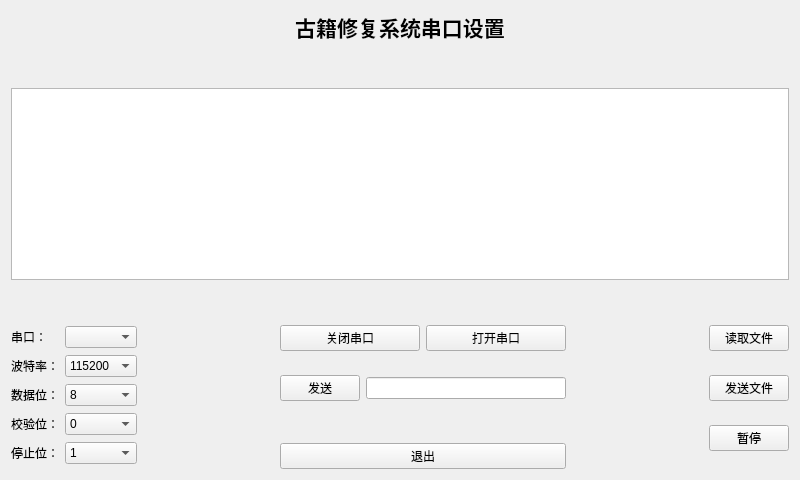
<?xml version="1.0" encoding="UTF-8"?>
<ui version="4.0">
 <class>setSerial</class>
 <widget class="QWidget" name="setSerial">
  <property name="geometry">
   <rect>
    <x>0</x>
    <y>0</y>
    <width>800</width>
    <height>480</height>
   </rect>
  </property>
  <property name="windowTitle">
   <string>Form</string>
  </property>
  <layout class="QGridLayout" name="gridLayout_2">
   <item row="0" column="0">
    <widget class="QLabel" name="label_6">
     <property name="font">
      <font>
       <pointsize>16</pointsize>
       <weight>75</weight>
       <bold>true</bold>
      </font>
     </property>
     <property name="text">
      <string>古籍修复系统串口设置</string>
     </property>
     <property name="alignment">
      <set>Qt::AlignCenter</set>
     </property>
    </widget>
   </item>
   <item row="1" column="0">
    <spacer name="verticalSpacer_9">
     <property name="orientation">
      <enum>Qt::Vertical</enum>
     </property>
     <property name="sizeHint" stdset="0">
      <size>
       <width>773</width>
       <height>14</height>
      </size>
     </property>
    </spacer>
   </item>
   <item row="2" column="0">
    <widget class="QTextEdit" name="recvEdit">
     <property name="readOnly">
      <bool>true</bool>
     </property>
    </widget>
   </item>
   <item row="3" column="0">
    <spacer name="verticalSpacer_7">
     <property name="orientation">
      <enum>Qt::Vertical</enum>
     </property>
     <property name="sizeHint" stdset="0">
      <size>
       <width>773</width>
       <height>14</height>
      </size>
     </property>
    </spacer>
   </item>
   <item row="4" column="0">
    <layout class="QHBoxLayout" name="horizontalLayout_3">
     <item>
      <layout class="QGridLayout" name="gridLayout">
       <item row="4" column="1">
        <widget class="QComboBox" name="checkCb">
         <item>
          <property name="text">
           <string>0</string>
          </property>
         </item>
         <item>
          <property name="text">
           <string>1</string>
          </property>
         </item>
        </widget>
       </item>
       <item row="0" column="1">
        <widget class="QComboBox" name="serialCb"/>
       </item>
       <item row="2" column="0">
        <widget class="QLabel" name="label_2">
         <property name="text">
          <string>波特率：</string>
         </property>
        </widget>
       </item>
       <item row="2" column="1">
        <widget class="QComboBox" name="baundCb">
         <property name="currentIndex">
          <number>2</number>
         </property>
         <item>
          <property name="text">
           <string>4800</string>
          </property>
         </item>
         <item>
          <property name="text">
           <string>9600</string>
          </property>
         </item>
         <item>
          <property name="text">
           <string>115200</string>
          </property>
         </item>
        </widget>
       </item>
       <item row="5" column="0">
        <widget class="QLabel" name="label_4">
         <property name="text">
          <string>停止位：</string>
         </property>
        </widget>
       </item>
       <item row="5" column="1">
        <widget class="QComboBox" name="stopCb">
         <property name="currentIndex">
          <number>1</number>
         </property>
         <item>
          <property name="text">
           <string>0</string>
          </property>
         </item>
         <item>
          <property name="text">
           <string>1</string>
          </property>
         </item>
        </widget>
       </item>
       <item row="4" column="0">
        <widget class="QLabel" name="label_3">
         <property name="text">
          <string>校验位：</string>
         </property>
        </widget>
       </item>
       <item row="3" column="1">
        <widget class="QComboBox" name="dataCb">
         <property name="currentIndex">
          <number>2</number>
         </property>
         <item>
          <property name="text">
           <string>6</string>
          </property>
         </item>
         <item>
          <property name="text">
           <string>7</string>
          </property>
         </item>
         <item>
          <property name="text">
           <string>8</string>
          </property>
         </item>
        </widget>
       </item>
       <item row="3" column="0">
        <widget class="QLabel" name="label_5">
         <property name="text">
          <string>数据位：</string>
         </property>
        </widget>
       </item>
       <item row="0" column="0">
        <widget class="QLabel" name="label">
         <property name="text">
          <string>串口：</string>
         </property>
        </widget>
       </item>
      </layout>
     </item>
     <item>
      <spacer name="horizontalSpacer">
       <property name="orientation">
        <enum>Qt::Horizontal</enum>
       </property>
       <property name="sizeHint" stdset="0">
        <size>
         <width>13</width>
         <height>20</height>
        </size>
       </property>
      </spacer>
     </item>
     <item>
      <layout class="QVBoxLayout" name="verticalLayout_4">
       <item>
        <layout class="QVBoxLayout" name="verticalLayout_3">
         <item>
          <layout class="QHBoxLayout" name="horizontalLayout_2">
           <item>
            <widget class="QPushButton" name="close_Bt">
             <property name="text">
              <string>关闭串口</string>
             </property>
            </widget>
           </item>
           <item>
            <widget class="QPushButton" name="openBt">
             <property name="text">
              <string>打开串口</string>
             </property>
            </widget>
           </item>
          </layout>
         </item>
         <item>
          <spacer name="verticalSpacer_3">
           <property name="orientation">
            <enum>Qt::Vertical</enum>
           </property>
           <property name="sizeHint" stdset="0">
            <size>
             <width>20</width>
             <height>18</height>
            </size>
           </property>
          </spacer>
         </item>
         <item>
          <layout class="QVBoxLayout" name="verticalLayout_2">
           <item>
            <layout class="QHBoxLayout" name="horizontalLayout">
             <item>
              <widget class="QPushButton" name="sendSym_Bt">
               <property name="text">
                <string>发送</string>
               </property>
              </widget>
             </item>
             <item>
              <widget class="QLineEdit" name="sendEdit">
               <property name="minimumSize">
                <size>
                 <width>200</width>
                 <height>20</height>
                </size>
               </property>
              </widget>
             </item>
            </layout>
           </item>
          </layout>
         </item>
        </layout>
       </item>
       <item>
        <spacer name="verticalSpacer_5">
         <property name="orientation">
          <enum>Qt::Vertical</enum>
         </property>
         <property name="sizeHint" stdset="0">
          <size>
           <width>20</width>
           <height>18</height>
          </size>
         </property>
        </spacer>
       </item>
       <item>
        <widget class="QPushButton" name="end_Bt">
         <property name="text">
          <string>退出</string>
         </property>
        </widget>
       </item>
      </layout>
     </item>
     <item>
      <spacer name="horizontalSpacer_2">
       <property name="orientation">
        <enum>Qt::Horizontal</enum>
       </property>
       <property name="sizeHint" stdset="0">
        <size>
         <width>13</width>
         <height>20</height>
        </size>
       </property>
      </spacer>
     </item>
     <item>
      <layout class="QVBoxLayout" name="verticalLayout">
       <item>
        <widget class="QPushButton" name="begin_Bt">
         <property name="text">
          <string>读取文件</string>
         </property>
        </widget>
       </item>
       <item>
        <spacer name="verticalSpacer_4">
         <property name="orientation">
          <enum>Qt::Vertical</enum>
         </property>
         <property name="sizeHint" stdset="0">
          <size>
           <width>20</width>
           <height>18</height>
          </size>
         </property>
        </spacer>
       </item>
       <item>
        <widget class="QPushButton" name="pushButton">
         <property name="text">
          <string>发送文件</string>
         </property>
        </widget>
       </item>
       <item>
        <spacer name="verticalSpacer">
         <property name="orientation">
          <enum>Qt::Vertical</enum>
         </property>
         <property name="sizeHint" stdset="0">
          <size>
           <width>20</width>
           <height>18</height>
          </size>
         </property>
        </spacer>
       </item>
       <item>
        <widget class="QPushButton" name="stop_Bt">
         <property name="text">
          <string>暂停</string>
         </property>
        </widget>
       </item>
       <item>
        <spacer name="verticalSpacer_2">
         <property name="orientation">
          <enum>Qt::Vertical</enum>
         </property>
         <property name="sizeHint" stdset="0">
          <size>
           <width>20</width>
           <height>18</height>
          </size>
         </property>
        </spacer>
       </item>
      </layout>
     </item>
    </layout>
   </item>
  </layout>
 </widget>
 <resources/>
 <connections/>
</ui>
